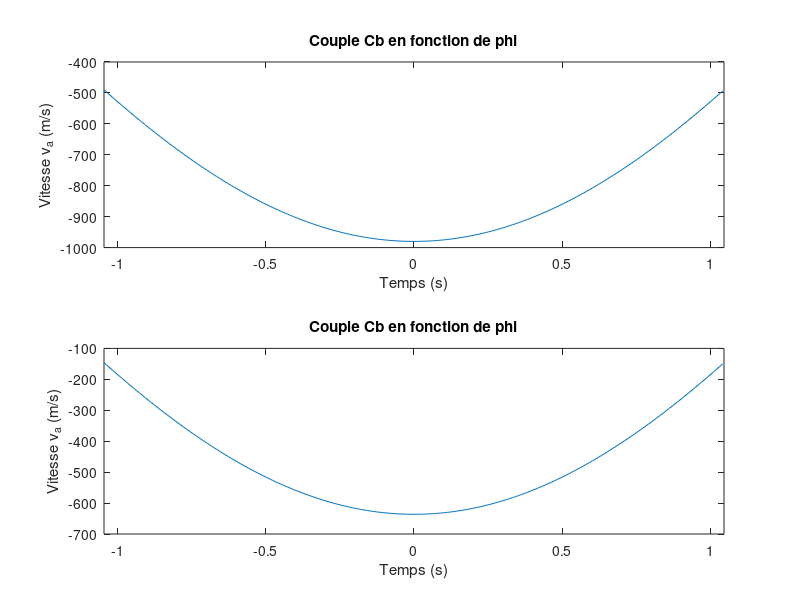

MATLAB code for this plot:
%% Clean up
clc % vide ligne de commande
clear all % vide workspace
close all % vide fenetres et graphiques

%% Partie 1 - Cinématique - Préparation
omega_ob = 25;       % rad/s
l = 0.25;            % m

dteta = 0.01;
teta = [0:dteta:(pi/3)]';

%% Partie 1 - Cinématique - Mouvement horizontal 

% Vecteur position x_a
x_ha = 2 * l .* cos(teta);

subplot(3, 1, 1)
plot(teta, x_ha)
xlabel('Temps (s)')
ylabel('Déplacement x_a (m)')
title('Déplacement horizontal de A en fonction de \theta')

% Vitesse v_a
v_ha = -2 * l * omega_ob .* sin(teta);

subplot(3, 1, 2)
plot(teta, v_ha)
xlabel('Temps (s)')
ylabel('Vitesse v_a (m/s)')
title('Vitesse de A en fonction de thêta')

% Accélération acc_a
acc_ha = -2 * l * (omega_ob^2) .* cos(teta);

subplot(3, 1, 3)
plot(teta, acc_ha)
xlabel('Temps (s)')
ylabel('Accélération acc_a (m/s)')
title('Accélération de A en fonction de thêta')

%% Partie 1 - Cinématique - Mouvement vertical

% Vecteur position y_va
%y_va = l.*( sin(teta) + ( 1 - (cos(teta) + 1).^2 ).^(1/2) );  

y_va = l.*( sin(teta) - ( 2.*cos(teta) + cos(teta).^2 ).^(1/2) );  

subplot(2, 1, 1)
plot(teta, y_va)
xlabel('Temps (s)')
ylabel('Déplacement y_a (m)')
title('Déplacement vertical de A en fonction de thêta')

% Vitesse v_va
%v_va1 = l*omega_ob.*( cos(teta) + ( (sin(2.*teta)-(2.*sin(teta)) / 2*(2 - (cos(teta)).^2 + 2*cos(teta)).^(1/2)) ));
num1 = sin(2.*teta) + 2.*sin(teta);
denum1 = 2 .* (( 2.*cos(teta) + cos(teta).^2 ).^(1/2));
fraction1 = (num1) ./ (denum1);

v_va1 = l*omega_ob.*( cos(teta) + fraction1 );

subplot(2, 1, 2)
plot(teta, v_va1)
xlabel('Temps (s)')
ylabel('Vitesse v_a (m/s)')
title('Vitesse de A en fonction de thêta')

%% Partie 2 - Préparation

dphi = 0.01;
phi = [-(pi/3):dphi:(pi/3)]';
l0 = 0.5;
l = 0.25;
m_a = 100;
m_ba = 1000;
alpha_ba = 5;
g = 9.8;

%% Partie 2 - Statique et dynamique

% Statique

C_Bs = l*g.*cos(phi).*(m_a-(m_ba/2));
subplot(2, 1, 1)
plot(phi, C_Bs)
axis([(-pi/3) (pi/3) -1000 -400])
xlabel('Temps (s)')
ylabel('Vitesse v_a (m/s)')
title('Couple Cb en fonction de phi')

% Dynamique

m = m_a + m_ba;
I = m*l.^2;
C_Bd = I*alpha_ba - g*l.*cos(phi).*((m_ba/2) - m_a);
subplot(2, 1, 2)
plot(phi, C_Bd)
axis([(-pi/3) (pi/3) -700 -100])
xlabel('Temps (s)')
ylabel('Vitesse v_a (m/s)')
title('Couple Cb en fonction de phi')

